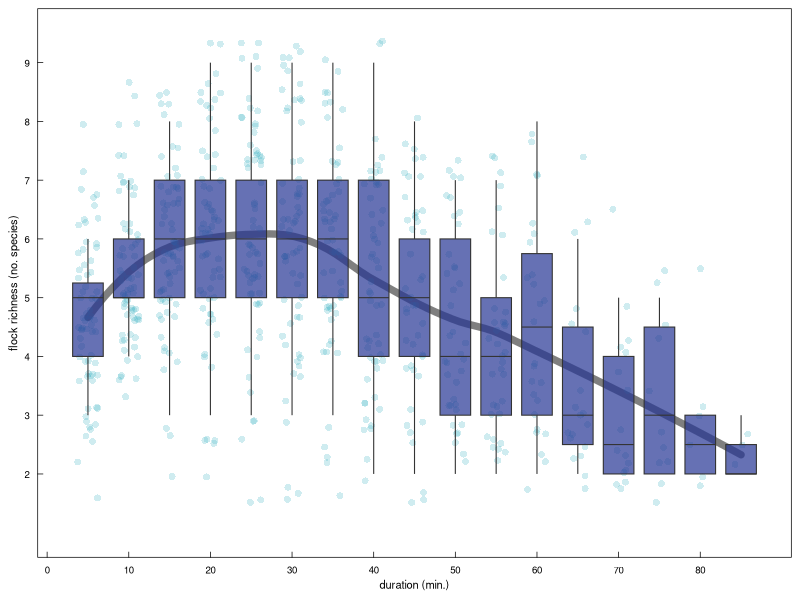
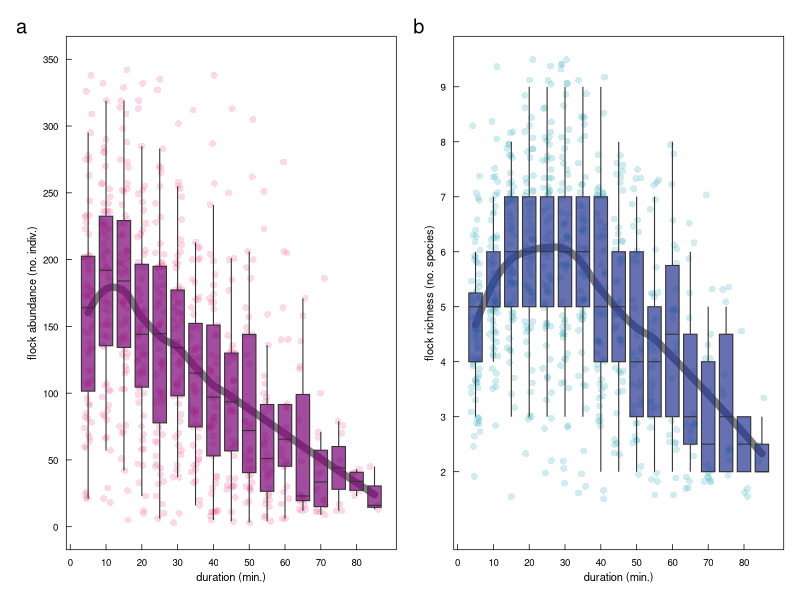

Here is the R script that generated these plots, in order:
#### this script is basic reporting on collpa morning flock size and spp richness
#### should be figure #0 in the manuscript
#### will have photos composited with figures 


library(ggplot2)      # plotting and viz
library(plyr)         # legacy df manipulation
library(dplyr)        # variable grouping and manipulation
library(reshape)      # legacy df manipulation
library(data.table)   # legacy functions on df 
library(tidyr)        # gathering and spreading
library(zoo)          # roll mean
library(ggthemes)     # helpful ggplot themes
library(forcats)
library(scales)
library(RColorBrewer) # pretty colors
library(ggridges)
library(colorspace)
library(patchwork)
library(lubridate)    # formatting times dates


# custom ggplot theme
themeKV <- theme_few()+
  theme(strip.background = element_blank(),
        axis.line = element_blank(),
        axis.text.x = element_text(colour = "black", margin = margin(0.2, unit = "cm")),
        axis.text.y = element_text(colour = "black", margin = margin(c(1, 0.2), unit = "cm")),
        axis.ticks.x = element_line(colour = "black", linewidth=.25), 
        axis.ticks.y = element_line(colour = "black", linewidth=.25),
        axis.ticks.length=unit(-0.15, "cm"), 
        element_line(colour = "black", linewidth=.5),
        panel.border = element_rect(colour = "black", fill=NA, linewidth=.5),
        legend.title=element_blank(),
        strip.text=element_text(hjust=0))

#### read in raw survey data
# setwd("/Users/kylevanhoutan/colpa_flock/")
DF <- read.csv('data/survey_talldb.csv')

#### subset full data set for just time/hour occurrence observation data 
# first remove unnecessary columns 
survey <- subset(DF, select = c(DATE, DAY, MIN_morn, SPECIES, COUNT)) # subset full dataset for only columns of interest
head(survey)

survey1 <- survey %>% 
  filter(!(MIN_morn == 'NA')) %>%  # remove rows with NA values, after the morning flock
  filter(!(COUNT == 0)) %>% # remove rows with 0 birds counted
  filter(!(MIN_morn > 86)) # remove rows >90min, as n=1 birds from 90-130min

# count the no. birds on collpa on each day, at each 5min interval
flock_birds <- survey1 %>% # new DF with only 3 cols: DAY, MIN_morn, and new summation
  group_by(DAY, MIN_morn) %>% 
  summarise(total_birds=sum(COUNT)) %>% # total_birds is the new sum/operator col
  ungroup()

  
# count the species richness on collpa on each day, at each 5min interval
flock_spp <- survey1 %>% # repeating form immediately above
  group_by(DAY, MIN_morn) %>% 
  summarise(spp_rich=n_distinct(SPECIES)) %>% # 'n_distinct' sums unique category/character entries in group
  ungroup()
  
#now make plots with new DFs
# make box plot of birds by monitoring interval
p1 <- ggplot(flock_birds, aes(x=MIN_morn, y=total_birds)) +
  themeKV + theme(axis.text.y = element_text(size = 7), axis.text.x = element_text(size = 7),
                  axis.title.x = element_text(size = 8),axis.title.y = element_text(size = 8),
                  legend.position = "none") + 
  geom_line(stat="smooth", method = "loess", formula = y ~ x, 
            span = 0.5, se = FALSE,  alpha = 0.5,
            linewidth = 2.5, lineend = "round") +
  geom_jitter(alpha=0.25, color="#f768a1", shape=16, size=2, width=1.25, height=0) +  
  geom_boxplot(aes(group = MIN_morn),
               outlier.shape = NA, # remove outliers, WE HAVE JITTER
               fatten=1, # NULL = remove median line
               fill = "#7a0177", coef = 1, # whiskers sd =1 
               lwd=0.375, alpha = 0.7) +
    xlab("duration (min.)") +
  ylab("flock abundance (no. indiv.)") +
  scale_x_continuous(breaks = seq(0, 85, by = 10), limits = c(3,87)) +
  scale_y_continuous(breaks = seq(0, 400, by = 50), limits = c(0,350))

  
# make box plot of spp richness by monitoring interval
p2 <- ggplot(flock_spp, aes(x=MIN_morn, y=spp_rich)) +
  themeKV + theme(axis.text.y = element_text(size = 7), axis.text.x = element_text(size = 7),
                  axis.title.x = element_text(size = 8),axis.title.y = element_text(size = 8),
                  legend.position = "none") + 
  geom_line(stat="smooth", method = "loess", formula = y ~ x, 
            span = 0.4, se = FALSE,  alpha = 0.5,
            linewidth = 2.5, lineend = "round") +
  geom_jitter(alpha=0.25, color="#41b6c4", shape=16, size=2, width=1.25, height=0.5) +  
  geom_boxplot(aes(group = MIN_morn),
               outlier.shape = NA, # remove outliers, WE HAVE JITTER
               fatten=1, # NULL = remove median line, we're doing LOESS
               fill = "#253494", coef = 1, # whiskers sd =1 
               lwd=0.375, alpha = 0.7) +
  xlab("duration (min.)") +
  ylab("flock richness (no. species)") +
  scale_x_continuous(breaks = seq(0, 85, by = 10), limits = c(3,87)) +
  scale_y_continuous(breaks = seq(2, 10, by = 1), limits = c(1,9.5))
p2

# patch them together
layout <- "
AB"
p1 + p2 + 
  plot_layout(design = layout) +
  plot_annotation(tag_levels = 'a') # add panel labels a, b, c... etc


# END  
